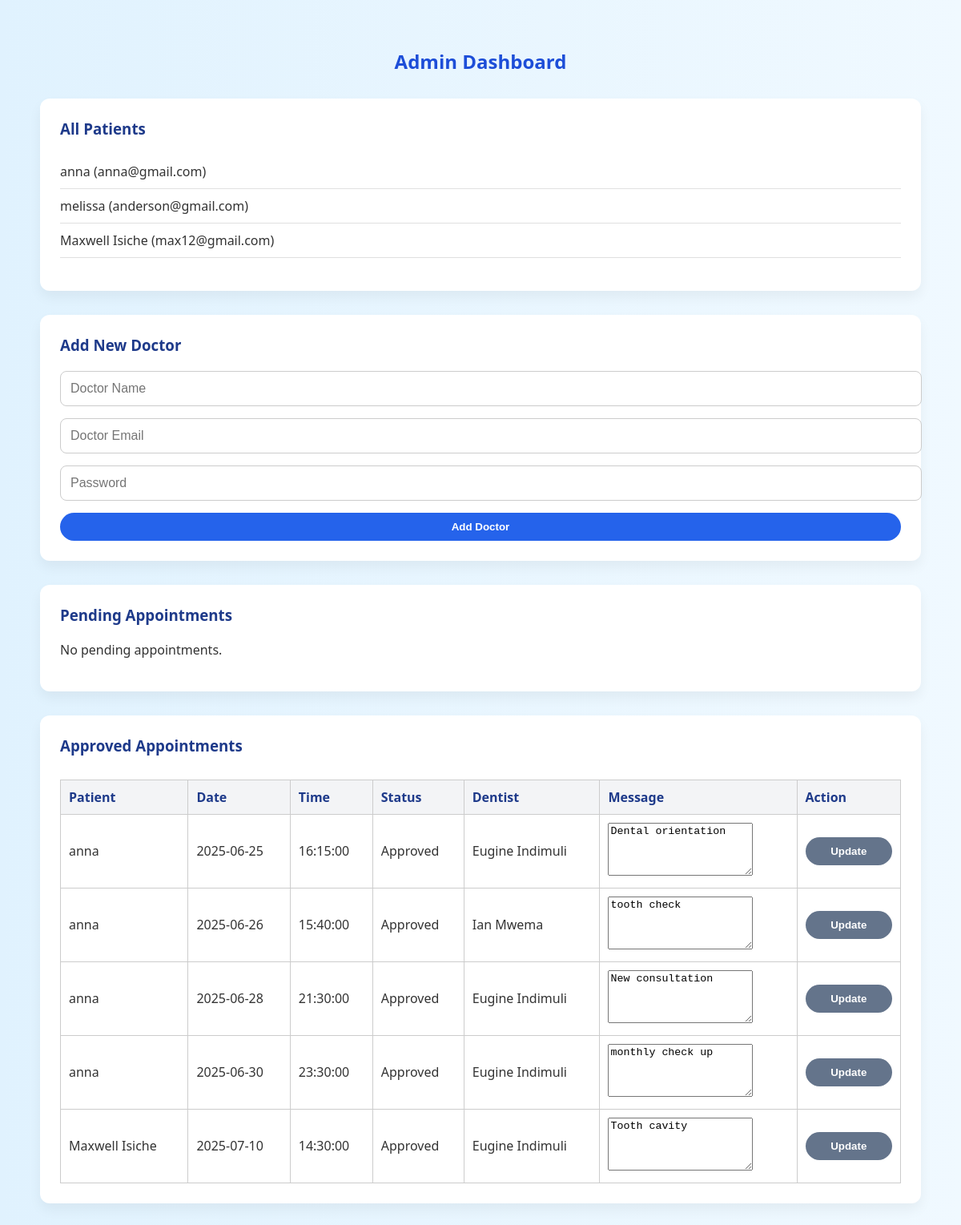
/admin (signed in), run on an earlier commit of the app's database.
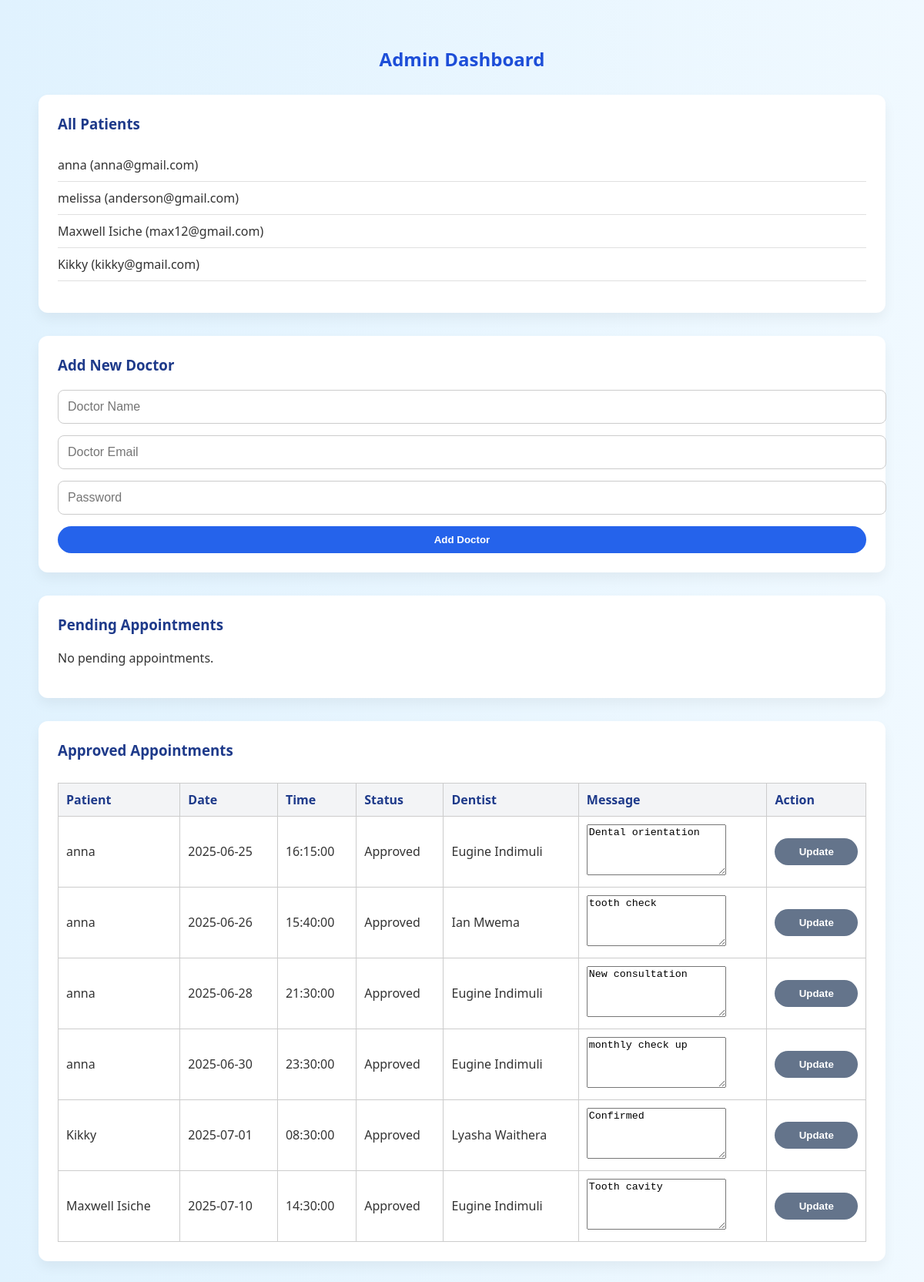
And on a later commit of the database.
### app/models.py (models this page shows, shortened)
class User(UserMixin, db.Model):
    id = db.Column(db.Integer, primary_key=True)
    name = db.Column(db.String(120))
    email = db.Column(db.String(120), unique=True)
    password_hash = db.Column(db.String(128))
    role = db.Column(db.String(10), default='patient')  # patient or admin

class Appointment(db.Model):
    id = db.Column(db.Integer, primary_key=True)
    patient_id = db.Column(db.Integer, db.ForeignKey('user.id'))
    date = db.Column(db.Date, nullable=False)
    time = db.Column(db.Time, nullable=False)
    reason = db.Column(db.String(255), nullable=False)
    status = db.Column(db.String(50), default='Pending')
    dentist = db.Column(db.String(100))
    message = db.Column(db.Text)
    patient = db.relationship('User', backref='appointments', foreign_keys=[patient_id])

### app/routes.py (the view, shortened to what this page needs)
@main.route('/admin', methods=['GET', 'POST'])
@login_required
def admin_dashboard():
    if current_user.role != 'admin':
        return redirect(url_for('main.dashboard'))
    pending_appointments = Appointment.query.filter_by(status="Pending").order_by(Appointment.date, Appointment.time).all()
    approved_appointments = Appointment.query.filter_by(status="Approved").order_by(Appointment.date, Appointment.time).all()
    patients = User.query.filter_by(role='patient').all()
    doctors = User.query.filter_by(role='doctor').all()
    return render_template(
        'admin.html',
        pending_appointments=pending_appointments,
        approved_appointments=approved_appointments,
        doctors=doctors,
        patients=patients
    )

### app/routes.py (called while the page is built)
@login_manager.user_loader
def load_user(user_id):
    return User.query.get(int(user_id))

### app/templates/admin.html (shortened to what this page needs)
<!DOCTYPE html>
<html lang="en">
<head>
    <link rel="stylesheet" href="{{ url_for('static', filename='styles.css') }}">
</head>
<body>
<div class="admin-container">
    <h2 class="page-title">Admin Dashboard</h2>
    <section class="admin-section">
        <h3>All Patients</h3>
        <ul class="patient-list">
            {% for patient in patients %}
                <li>{{ patient.name }} ({{ patient.email }})</li>
            {% endfor %}
        </ul>
    </section>
    <section class="admin-section">
        <h3>Add New Doctor</h3>
        <form method="POST" class="admin-form">
            <input type="text" name="name" placeholder="Doctor Name" required>
            <input type="email" name="email" placeholder="Doctor Email" required>
            <input type="password" name="password" placeholder="Password" required>
            <button type="submit" class="btn btn-primary">Add Doctor</button>
        </form>
    </section>
    <section class="admin-section">
        <h3>Pending Appointments</h3>
        {% if pending_appointments %}
        <div class="table-container">
            <table class="appointment-table">
                <thead>
                    <tr>
                        <th>Patient</th>
                        <th>Date</th>
                        <th>Time</th>
                        <th>Status</th>
                        <th>Dentist</th>
                        <th>Message</th>
                        <th>Action</th>
                    </tr>
                </thead>
                <tbody>
                    {% for app in pending_appointments %}
                    <tr>
                        <form method="POST">
                            <input type="hidden" name="app_id" value="{{ app.id }}">
                            <td>{{ app.patient.name }}</td>
                            <td>{{ app.date }}</td>
                            <td>{{ app.time }}</td>
                            <td>{{ app.status }}</td>
                            <td>
                                <select name="dentist" required>
                                    {% for d in doctors %}
                                        <option value="{{ d.id }}">{{ d.name }}</option>
                                    {% endfor %}
                                </select>
                            </td>
                            <td><textarea name="message">{{ app.message }}</textarea></td>
                            <td><button type="submit" class="btn btn-primary">Approve</button></td>
                        </form>
                    </tr>
                    {% endfor %}
                </tbody>
            </table>
        </div>
        {% else %}
            <p>No pending appointments.</p>
        {% endif %}
    </section>
    <section class="admin-section">
        <h3>Approved Appointments</h3>
        {% if approved_appointments %}
        <div class="table-container">
            <table class="appointment-table">
                <thead>
                    <tr>
                        <th>Patient</th>
                        <th>Date</th>
                        <th>Time</th>
                        <th>Status</th>
                        <th>Dentist</th>
                        <th>Message</th>
                        <th>Action</th>
                    </tr>
                </thead>
                <tbody>
                    {% for app in approved_appointments %}
                    <tr>
                        <form method="POST">
                            <td>{{ app.patient.name }}</td>
                            <td>{{ app.date }}</td>
                            <td>{{ app.time }}</td>
                            <td>{{ app.status }}</td>
                            <td>{{ app.dentist }}</td>
                            <td><textarea name="message">{{ app.message }}</textarea></td>
                            <td><button type="submit" class="btn btn-secondary">Update</button></td>
                        </form>
                    </tr>
                    {% endfor %}
                </tbody>
            </table>
        </div>
        {% else %}
            <p>No approved appointments.</p>
        {% endif %}
    </section>
</div>
</body>
</html>

### app/static/styles.css (style rules this page uses)
body { margin: 0; font-family: 'Segoe UI', Tahoma, Geneva, Verdana, sans-serif; background: linear-gradient(to right, #dbeafe, #e0f2fe); color: #333; }
.btn { text-decoration: none; padding: 12px 24px; border-radius: 25px; background-color: #e0e7ff; color: #1e3a8a; font-weight: bold; transition: all 0.3s ease; border: 2px solid transparent; }
.btn-primary { background-color: #2563eb; color: white; }
.btn { padding: 12px; width: 100%; border: none; border-radius: 25px; font-weight: bold; transition: all 0.3s ease; cursor: pointer; }
body { font-family: 'Segoe UI', Tahoma, Geneva, Verdana, sans-serif; background: linear-gradient(to right, #e0f2fe, #f0f9ff); margin: 0; padding: 0; color: #333; }
.admin-container { max-width: 1100px; margin: auto; padding: 40px 20px; }
.page-title { text-align: center; color: #1d4ed8; margin-bottom: 30px; }
.admin-section { background: #fff; padding: 25px; margin-bottom: 30px; border-radius: 12px; box-shadow: 0 8px 16px rgba(0, 0, 0, 0.05); }
.admin-section h3 { margin-top: 0; color: #1e3a8a; margin-bottom: 20px; }
.patient-list { list-style: none; padding-left: 0; }
.patient-list li { padding: 10px 0; border-bottom: 1px solid #e0e0e0; }
.admin-form input, .admin-form select, .admin-form textarea { display: block; width: 100%; padding: 12px; margin-bottom: 15px; border-radius: 8px; border: 1px solid #ccc; font-size: 1rem; }
textarea { resize: vertical; min-height: 60px; }
.btn { padding: 10px 20px; border-radius: 25px; font-weight: bold; border: none; cursor: pointer; transition: 0.3s ease; }
.btn-secondary { background-color: #64748b; color: white; }
.table-container { overflow-x: auto; }
.appointment-table { width: 100%; border-collapse: collapse; margin-top: 10px; }
.appointment-table th, .appointment-table td { border: 1px solid #ccc; padding: 10px; text-align: left; }
.appointment-table th { background-color: #f3f4f6; color: #1e3a8a; }

What changed in the data, as far as the page shows it:
added User: name "Kikky", email "kikky@gmail.com"
added Appointment: patient.name "Kikky", date "2025-07-01", time "08:30:00", status "Approved", dentist "Lyasha Waithera", message "Confirmed"
